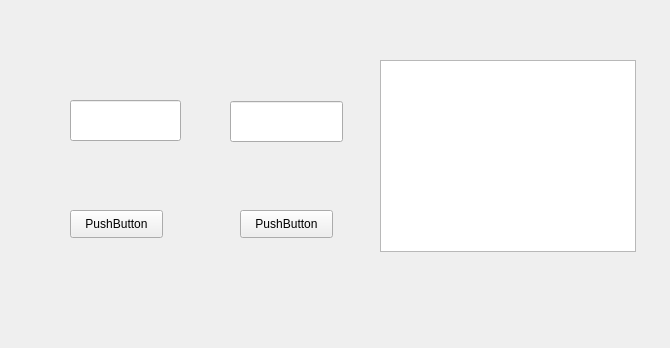
<?xml version="1.0" encoding="UTF-8"?>
<ui version="4.0">
 <class>Form</class>
 <widget class="QWidget" name="Form">
  <property name="geometry">
   <rect>
    <x>0</x>
    <y>0</y>
    <width>670</width>
    <height>348</height>
   </rect>
  </property>
  <property name="windowTitle">
   <string>Form</string>
  </property>
  <widget class="QLineEdit" name="lineEdit">
   <property name="geometry">
    <rect>
     <x>70</x>
     <y>100</y>
     <width>111</width>
     <height>41</height>
    </rect>
   </property>
  </widget>
  <widget class="QLineEdit" name="lineEdit_2">
   <property name="geometry">
    <rect>
     <x>230</x>
     <y>101</y>
     <width>113</width>
     <height>41</height>
    </rect>
   </property>
  </widget>
  <widget class="QPushButton" name="pushButton">
   <property name="geometry">
    <rect>
     <x>70</x>
     <y>210</y>
     <width>93</width>
     <height>28</height>
    </rect>
   </property>
   <property name="text">
    <string>PushButton</string>
   </property>
  </widget>
  <widget class="QPushButton" name="pushButton_2">
   <property name="geometry">
    <rect>
     <x>240</x>
     <y>210</y>
     <width>93</width>
     <height>28</height>
    </rect>
   </property>
   <property name="text">
    <string>PushButton</string>
   </property>
  </widget>
  <widget class="QTextBrowser" name="textBrowser">
   <property name="geometry">
    <rect>
     <x>380</x>
     <y>60</y>
     <width>256</width>
     <height>192</height>
    </rect>
   </property>
  </widget>
 </widget>
 <resources/>
 <connections/>
</ui>
